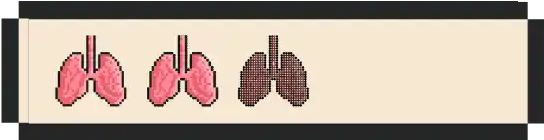
#> input picture assets/ui/health/health_damage_3.webp, 544 x 140 px
$ python test_simple_breathing.py
#> lines starting #> are read from the running program, lines starting #| are printed output that depends on the picture
#!/usr/bin/env python3
"""
Simple test: Just show pair-wise oscillation between damage and breathing sprites.
NO masking - just verify the sinusoidal cross-fade works.
"""

from PIL import Image, ImageDraw
import numpy as np
import subprocess
import os

# Configuration
DAMAGE_LEVEL = 3  # Test with damage level 3
FPS = 30
DURATION = 4  # seconds
BREATHING_PERIOD = 2.0  # seconds per breath cycle
OUTPUT_VIDEO = "simple_breathing_test.webm"

print(f"=== Simple breathing oscillation test ===")
print(f"Damage level: {DAMAGE_LEVEL}")
print(f"Just oscillating between base and breathing sprites")
print(f"NO masking - pure sinusoidal cross-fade\n")

# Load sprites - just the pair
base_damage = Image.open(f'assets/ui/health/health_damage_{DAMAGE_LEVEL}.webp').convert('RGBA')
#> base_damage is the input picture: PIL image 544x140 RGBA; mean R, G, B, A 172.5, 156.2, 144.2, 248.5
breathing_overlay = Image.open(f'assets/ui/health/health_breathing_{DAMAGE_LEVEL}.webp').convert('RGBA')
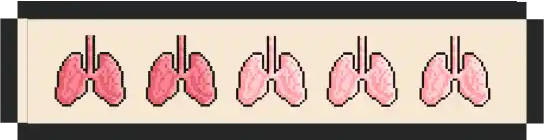
#> input picture assets/ui/health/health_breathing_3.webp, 544 x 140 px
#> breathing_overlay is the input picture: PIL image 544x140 RGBA; mean R, G, B, A 172.8, 153, 143.4, 248.8

print(f"Loaded pair:")
print(f"  Base: health_damage_{DAMAGE_LEVEL}.webp")
print(f"  Breathing: health_breathing_{DAMAGE_LEVEL}.webp\n")

# Create output directory for frames
frame_dir = "/tmp/simple_breathing_frames"
os.makedirs(frame_dir, exist_ok=True)

# Generate frames
total_frames = FPS * DURATION
for frame_num in range(total_frames):
    # Calculate time
    t = frame_num / FPS

    # Calculate breathing alpha using sine wave (0 to 1)
    alpha = (np.sin(t * 2 * np.pi / BREATHING_PERIOD) + 1.0) / 2.0

    # Scale to 0-0.6 range
    alpha = alpha * 0.6

    # Create composite image
    # Start with base damage layer
    composite = base_damage.copy()

    # Create breathing overlay with modulated alpha
    breathing_modulated = breathing_overlay.copy()
    breathing_array = np.array(breathing_modulated)
    breathing_array[:, :, 3] = (breathing_array[:, :, 3] * alpha).astype(np.uint8)
    breathing_modulated = Image.fromarray(breathing_array)

    # Composite breathing on top of base
    composite = Image.alpha_composite(composite, breathing_modulated)

    # Add background for visibility
    background = Image.new('RGBA', composite.size, (60, 60, 60, 255))
    final_frame = Image.alpha_composite(background, composite)

    # Add frame info
    draw = ImageDraw.Draw(final_frame)
    info_text = f"Frame {frame_num}/{total_frames} | t={t:.2f}s | alpha={alpha:.2f}"
    draw.text((10, 10), info_text, fill=(255, 255, 255, 255))

    # Save frame
    frame_path = f"{frame_dir}/frame_{frame_num:04d}.png"
    final_frame.convert('RGB').save(frame_path)

    if frame_num % 30 == 0:
        print(f"  Frame {frame_num}/{total_frames} (alpha={alpha:.3f})")
#> this loop made 120 passes
#> pass 1, `breathing_modulated = Image.fromarray(breathing_array)`:
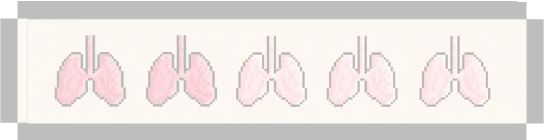
#> breathing_modulated: PIL image 544x140 RGBA; mean R, G, B, A 172.8, 153, 143.4, 74.2; transparent parts drawn white
#> pass 1, `composite = Image.alpha_composite(composite, breathing_modulated)`:
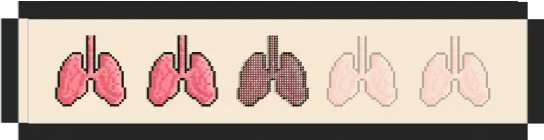
#> composite: PIL image 544x140 RGBA; mean R, G, B, A 172.5, 155.2, 144, 248.7; transparent parts drawn white
#> pass 1, `final_frame = Image.alpha_composite(background, composite)`:
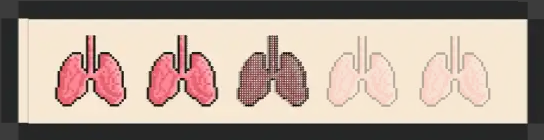
#> final_frame: PIL image 544x140 RGBA; mean R, G, B, A 173.7, 156.4, 145.2, 255

print(f"\n=== Generated {total_frames} frames ===")

# Create video
print(f"\nCreating video: {OUTPUT_VIDEO}")
ffmpeg_cmd = [
    'ffmpeg', '-y',
    '-framerate', str(FPS),
    '-i', f'{frame_dir}/frame_%04d.png',
    '-c:v', 'libvpx-vp9',
    '-pix_fmt', 'yuv420p',
    '-b:v', '1M',
    OUTPUT_VIDEO
]

#> (the run stopped early here; a loop or call above may not have finished)
